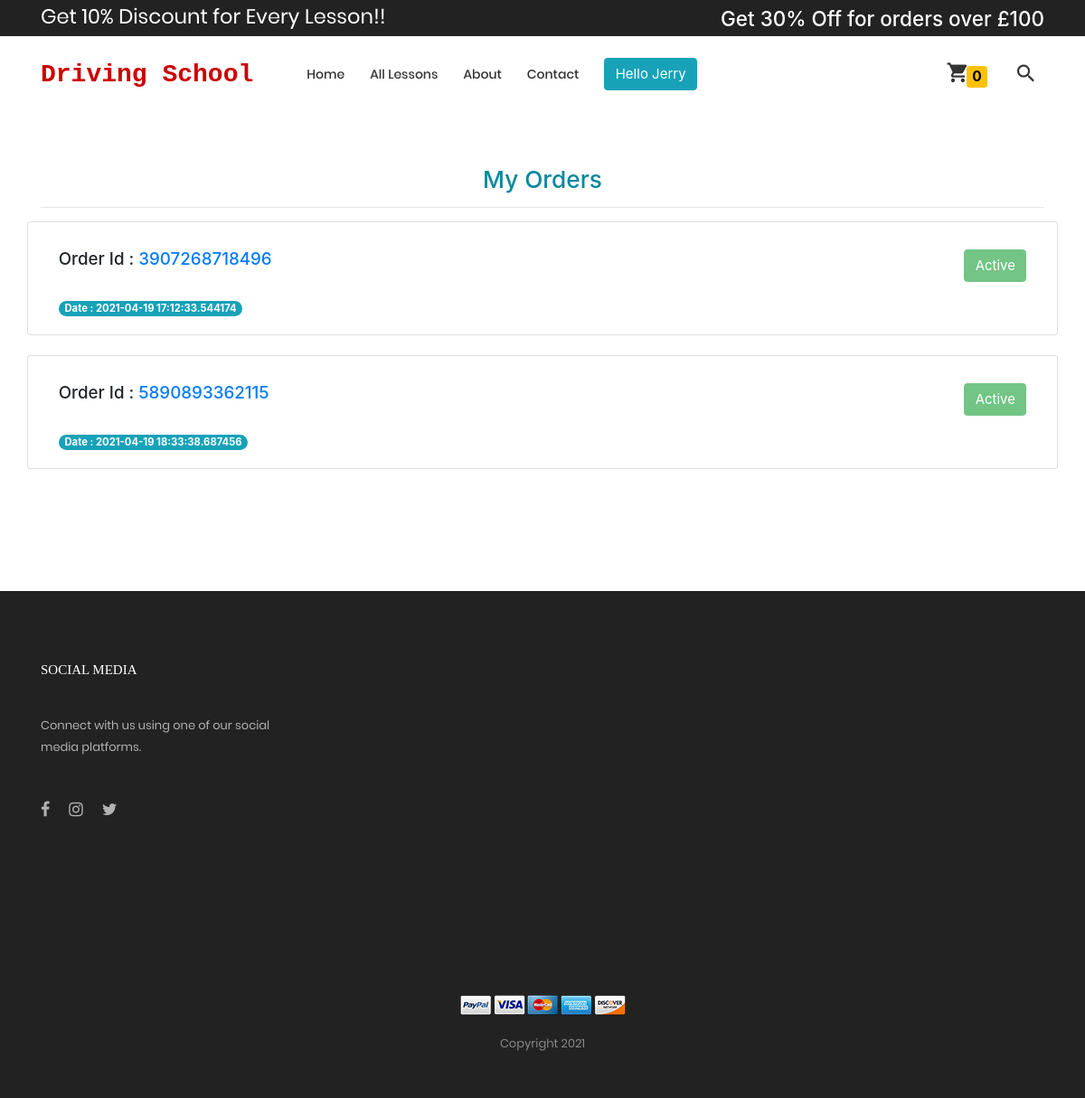
Page /order/my_orders (signed in) on the earlier database version.
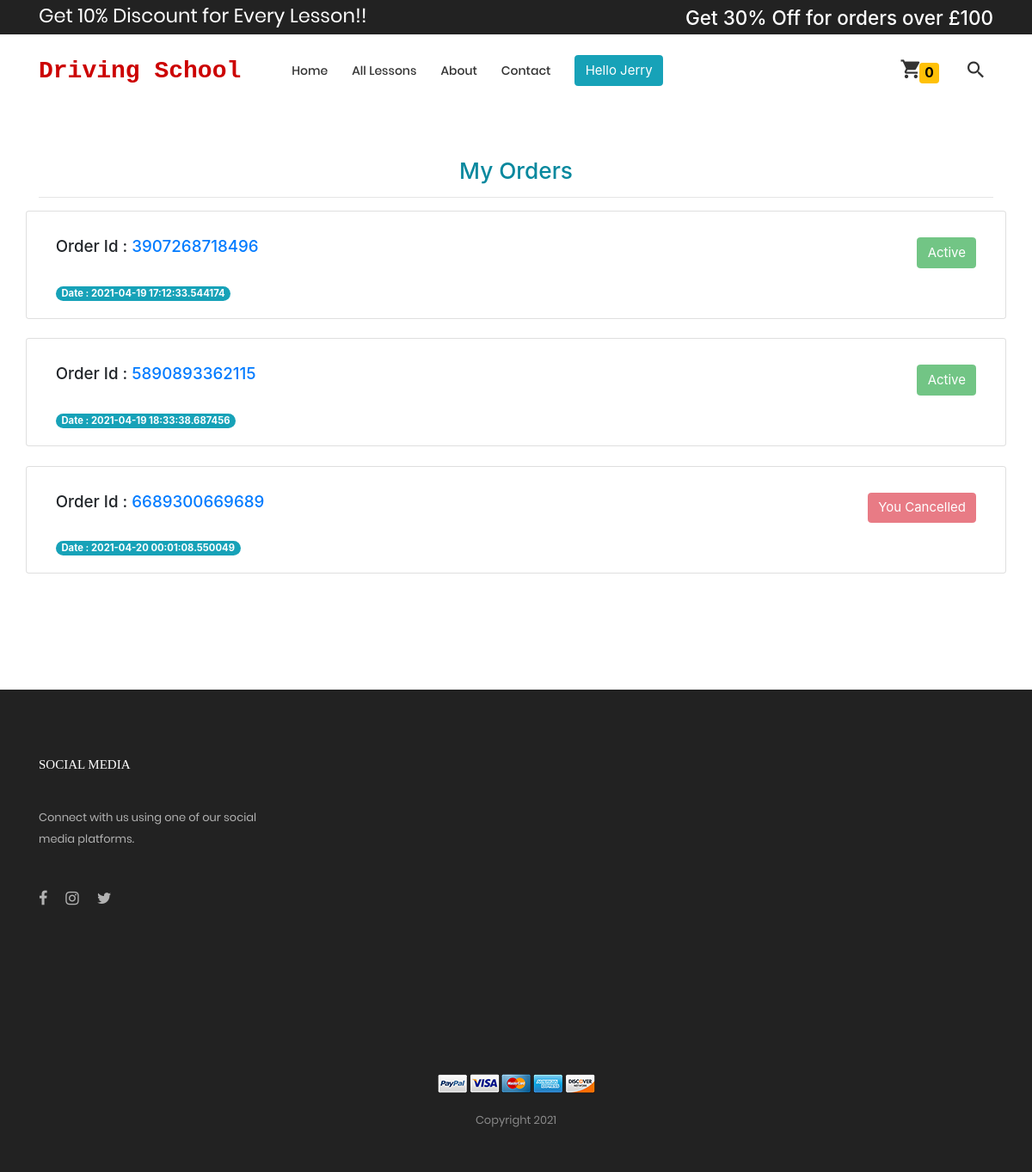
Same page on the later database version.
### order/models.py (models this page shows, shortened)
class Order(models.Model):
    user = models.ForeignKey(User, on_delete=models.CASCADE)
    Lesson = models.ForeignKey(
        products,
        on_delete=models.CASCADE,
        blank=True,
        null=True
    )
    Instructor = models.ForeignKey(
        instructor_information,
        on_delete=models.CASCADE,
        blank=True, null=True
    )
    order_id = models.CharField(max_length=1000)
    Lesson_price = models.CharField(max_length=1000)
    first_name = models.CharField(max_length=1000)
    last_name = models.CharField(max_length=1000)
    email = models.CharField(max_length=1000)
    phone = models.CharField(max_length=100)
    address = models.CharField(max_length=1000)
    zip = models.CharField(max_length=1000)
    ordered = models.BooleanField(default=False)
    instructor_cancel_order = models.BooleanField(default=False)
    customer_cancel_order = models.BooleanField(default=False)
    order_date = models.CharField(max_length=1000)

### order/views.py (the view)
# urls.py: path('my_orders', views.my_orders, name='my_orders'),  # My orders
def my_orders(request):
    user = request.user
    get_all_order = Order.objects.filter(user=user, ordered=True)
    context = {'get_all_order': get_all_order}
    return render(request, 'my_order.html', context)

### templates/my_order.html (shortened to what this page needs)
{% extends 'base.html' %}
{% block body %}
<div class="container">
	<h3>
		<p class="text-center" style="color:#07889E;">My Orders</p>
	</h3>
	<hr>
</div>
{% if get_all_order %}
{% for k in get_all_order %}
<div class="card container">
	<div class="card-body">
		{% if k.customer_cancel_order %}
		<button type="button" class="btn btn-danger float-right" data-toggle="modal" data-target="#exampleModal"
			disabled>
			You Cancelled
		</button>
		{% elif k.instructor_cancel_order %}
		<button type="button" class="btn btn-danger float-right" disabled>
			Instructor Cancelled
		</button>
		{% else %}
		<button type="button" class="btn btn-success float-right" disabled>
			Active
		</button>
		{% endif %}
		<h5>Order Id : <a href="{% url 'my_order_details' k.id %}">{{k.order_id}}</a> </h5>
		<span class="badge badge-info badge-pill">
			<h7>Date : {{k.order_date}}</h7>
		</span>
	</div>
</div>
<br />
{% endfor %}
{% else %}
<p class="text-center">You Have No Order To View</p>
</br>
</br>
{% endif %}
{% endblock %}

### templates/base.html (shortened to what this page needs)
{% load static %}
<!DOCTYPE html>
<html lang="en">
<head>
	<link rel="stylesheet" type="text/css" href="{% static 'webapp1/vendor/bootstrap/css/bootstrap.min.css' %}">
	<link rel="stylesheet" type="text/css" href="{% static 'webapp1/fonts/font-awesome-4.7.0/css/font-awesome.min.css' %}">
	<link rel="stylesheet" type="text/css" href="{% static 'webapp1/fonts/iconic/css/material-design-iconic-font.min.css' %}">
	<link rel="stylesheet" type="text/css" href="{% static 'webapp1/fonts/linearicons-v1.0.0/icon-font.min.css' %}">
	<link rel="stylesheet" type="text/css" href="{% static 'webapp1/vendor/animate/animate.css' %}">
	<link rel="stylesheet" type="text/css" href="{% static 'webapp1/vendor/css-hamburgers/hamburgers.min.css' %}">
	<link rel="stylesheet" type="text/css" href="{% static 'webapp1/vendor/animsition/css/animsition.min.css' %}">
	<link rel="stylesheet" type="text/css" href="{% static 'webapp1/vendor/select2/select2.min.css' %}">
	<link rel="stylesheet" type="text/css" href="{% static 'webapp1/vendor/daterangepicker/daterangepicker.css' %}">
	<link rel="stylesheet" type="text/css" href="{% static 'webapp1/vendor/slick/slick.css' %}">
	<link rel="stylesheet" type="text/css" href="{% static 'webapp1/vendor/MagnificPopup/magnific-popup.css' %}">
	<link rel="stylesheet" type="text/css" href="{% static 'webapp1/vendor/perfect-scrollbar/perfect-scrollbar.css' %}">
	<link rel="stylesheet" type="text/css" href="{% static 'webapp1/css/util.css' %}">
	<link rel="stylesheet" type="text/css" href="{% static 'webapp1/css/main.css' %}">
	<link rel="stylesheet" href="https://stackpath.bootstrapcdn.com/bootstrap/4.3.1/css/bootstrap.min.css"
>
</head>
<body class="animsition">
	<header>
		<div class="container-menu-desktop">
			<div class="top-bar">
				<div class="content-topbar flex-sb-m h-full container">
					<div class="left-top-bar">
						<h4 class="mt-1" style="color:#fff;">Get 10% Discount for Every Lesson!!</h4>
					</div>
					<div class="right-top-bar">
						<h4 class="mt-2" style="color:#fff;">Get 30% Off for orders over £100</h4>
					</div>
				</div>
			</div>
			<div class="wrap-menu-desktop">
				<nav class="limiter-menu-desktop ml-5 mr-5">
					<div id="logo" style="padding:10px 0">
						<a href="/">
							<h5 class="ltext-101 cl2 p-t-40 p-b-30 pr-5"
								style="font-family:courier,arial,helvetica; color:#cc0000;"><b>Driving School</b>
							</h5>
						</a>
					</div>
					<div class="menu-desktop">
						<ul class="main-menu">
							<li class="{% block index %}{% endblock %}">
								<a href="{% url 'index' %}">Home</a>
							</li>
							<li class="{% block all_lessons %}{% endblock %}">
								<a href="{% url 'all_lessons' %}">All Lessons</a>
							</li>
							<li class="{% block about %}{% endblock %}">
								<a href="{% url 'about' %}">About</a>
							</li>
							<li class="{% block contact %}{% endblock %}">
								<a href="{% url 'contact' %}">Contact</a>
							</li>
							{% if user.is_authenticated %}
							<li>
								<div>
									<a class="btn btn-info" href="#">Hello {{user.first_name}}</a>
								</div>
							</li>
							{% endif %}
						</ul>
					</div>
					<div class="wrap-icon-header flex-w flex-r-m">
						<div class="icon-header-item cl2 hov-cl1 trans-04 p-l-22 p-r-11 js-show-cart" data-notify="">
							<i class="zmdi zmdi-shopping-cart"></i><small><span class="badge badge-warning"
									style="color:black;"><span id="product_cart">0</span></span></small>
						</div>
						<div class="icon-header-item cl2 hov-cl1 trans-04 p-l-22 p-r-11 js-show-modal-search">
							<i class="zmdi zmdi-search"></i>
						</div>
					</div>
				</nav>
			</div>
		</div>
	</header>
	<br>
	<br>
	<br>
	{% block body %}{% endblock %}
	<footer class="bg3 p-t-75 p-b-32">
		<div class="container">
			<div class="row">
				<div class="col-sm-6 col-lg-3 p-b-50">
					<h4 class="stext-301 cl0 p-b-30">
						Social Media
					</h4>
					<p class="stext-107 cl7 size-201">
						Connect with us using one of our social media platforms.
					</p>
					<div class="p-t-27">
						<a href="http://www.facebook.com" target="_blank" class="fs-18 cl7 hov-cl1 trans-04 m-r-16">
							<i class="fa fa-facebook"></i>
						</a>
						<a href="https://www.instagram.com/" target="_blank" class="fs-18 cl7 hov-cl1 trans-04 m-r-16">
							<i class="fa fa-instagram"></i>
						</a>
						<a href="https://www.twitter.com/" target="_blank" class="fs-18 cl7 hov-cl1 trans-04 m-r-16">
							<i class="fa fa-twitter"></i>
						</a>
					</div>
					<div class="col-sm-6 col-lg-3 p-b-50"></div>
					<div class="col-sm-6 col-lg-3 p-b-50"></div>
				</div>
			</div>
			<div class="p-t-40">
				<div class="flex-c-m flex-w p-b-18">
					<a href="#" class="m-all-1">
						<img src="{% static 'webapp1/' %}images/icons/icon-pay-01.png" alt="ICON-PAY">
					</a>
					<a href="#" class="m-all-1">
						<img src="{% static 'webapp1/' %}images/icons/icon-pay-02.png" alt="ICON-PAY">
					</a>
					<a href="#" class="m-all-1">
						<img src="{% static 'webapp1/' %}images/icons/icon-pay-03.png" alt="ICON-PAY">
					</a>
					<a href="#" class="m-all-1">
						<img src="{% static 'webapp1/' %}images/icons/icon-pay-04.png" alt="ICON-PAY">
					</a>
					<a href="#" class="m-all-1">
						<img src="{% static 'webapp1/' %}images/icons/icon-pay-05.png" alt="ICON-PAY">
					</a>
				</div>
				<p class="stext-107 cl6 txt-center">
					Copyright 2021
				</p>
			</div>
		</div>
	</footer>
</body>
</html>

### static/webapp1/css/main.css (style rules this page uses)
.container { max-width: 1380px; }
@media (max-width: 1600px) { .container { max-width: 1200px; } }
.container-menu-desktop { height: auto; width: 100%; position: relative; -webkit-transition: all 0.3s; -o-transition: all 0.3s; -moz-transition: all 0.3s; transition: all 0.3s; }
.top-bar { height: 40px; background-color: #222; }
.left-top-bar { font-family: Poppins-Regular; font-size: 12px; line-height: 1.8; color: #b2b2b2; }
.wrap-menu-desktop { position: fixed; z-index: 1100; background-color: transparent; width: 100%; height: 84px; top: 40px; left: 0px; -webkit-transition: height 0.3s, background-color 0.3s; -o-transition: height 0.3s, background-color 0.3s; -moz-transition: height 0.3s, background-color 0.3s; transition: height 0.3s, background-color 0.3s; }
.limiter-menu-desktop { height: 100%; display: -webkit-box; display: -webkit-flex; display: -moz-box; display: -ms-flexbox; display: flex; align-items: center; background-color: transparent; }
.menu-desktop { display: -webkit-box; display: -webkit-flex; display: -moz-box; display: -ms-flexbox; display: flex; align-items: center; height: 100%; }
.main-menu { list-style-type: none; margin: 0; display: -webkit-box; display: -webkit-flex; display: -moz-box; display: -ms-flexbox; display: flex; align-items: center; }
.main-menu > li { display: block; position: relative; padding: 20px 10px 20px 0px; margin: 0px 4px 0px 14px; }
.main-menu > li > a { font-family: Poppins-Medium; font-size: 14px; color: #333; padding: 5px 0px; transition: all 0.4s; -webkit-transition: all 0.4s; -o-transition: all 0.4s; -moz-transition: all 0.4s; }
.wrap-icon-header { flex-grow: 1; }
.icon-header-item { position: relative; font-size: 26px; line-height: 1; cursor: pointer; }
.cl0 { color: #fff; }
.cl2 { color: #333; }
.cl6 { color: #888; }
.cl7 { color: #b2b2b2; }
.stext-107 { font-family: Poppins-Regular; font-size: 13px; line-height: 1.923; }
.stext-301 { font-family: Montserrat-Bold; font-size: 15px; line-height: 1.6; text-transform: uppercase; }
.ltext-101 { font-family: Poppins-Regular; font-size: 28px; line-height: 1.2857; }
.size-201 { max-width: 270px; }
.bg3 { background-color: #222; }

Differences in the rows shown:
added Order: customer_cancel_order "You Cancelled", order_id "6689300669689", order_date "2021-04-20 00:01:08.550049"
